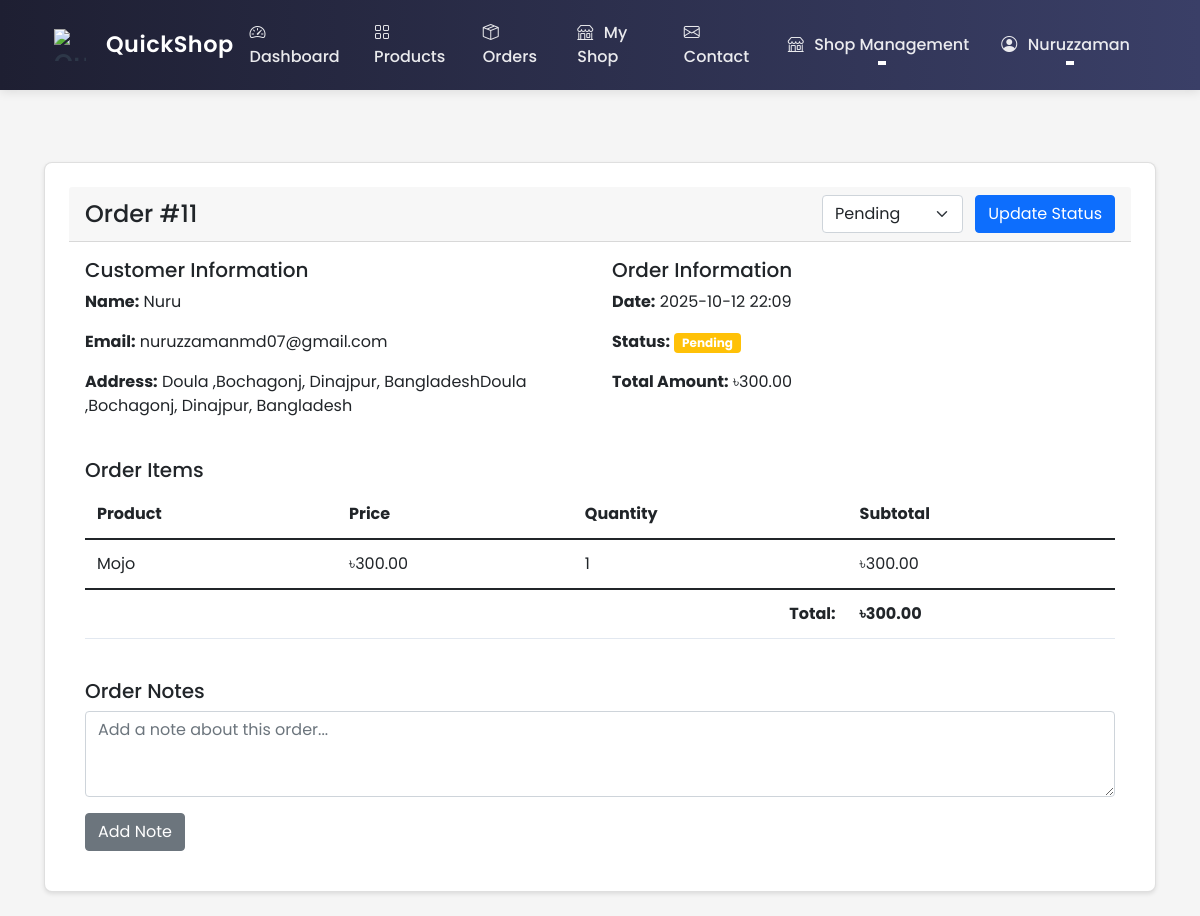
The app's page /shop/order/11/details (signed in) with its own data.
### ecommerce/models/user.py (models this page shows, shortened)
class User(UserMixin, db.Model):
    id = db.Column(db.Integer, primary_key=True)
    username = db.Column(db.String(80), unique=True, nullable=False)
    email = db.Column(db.String(120), unique=True, nullable=False)
    password_hash = db.Column(db.String(128))
    role = db.Column(db.String(20), nullable=False, default='user')  # user, shop_owner, delivery, admin
    phone = db.Column(db.String(20))  # Added phone number field
    location_lat = db.Column(db.Float)
    location_lng = db.Column(db.Float)
    address = db.Column(db.String(200))
    created_at = db.Column(db.DateTime, default=datetime.utcnow)
    updated_at = db.Column(db.DateTime, default=datetime.utcnow, onupdate=datetime.utcnow)
    is_active = db.Column(db.Boolean, default=True)
    email_notifications = db.Column(db.Boolean, default=True)
    orders = db.relationship('Order', lazy=True, foreign_keys='Order.customer_id')
    shop = db.relationship('Shop', backref='owner', lazy=True, uselist=False)
    deliveries = db.relationship('Order', backref='assigned_delivery_person', lazy=True,
                               foreign_keys='Order.delivery_person_id')
    @property
    def is_shop_owner(self):
        return self.role == 'shop_owner'

### ecommerce/models/order.py (models this page shows, shortened)
class Order(db.Model):
    id = db.Column(db.Integer, primary_key=True)
    customer_id = db.Column(db.Integer, db.ForeignKey('user.id'), nullable=False)
    shop_id = db.Column(db.Integer, db.ForeignKey('shop.id'), nullable=False)
    delivery_person_id = db.Column(db.Integer, db.ForeignKey('user.id'))
    status = db.Column(db.String(20), nullable=False, default='pending')
    confirmed = db.Column(db.Boolean, default=False)  # New column to track confirmation
    total_amount = db.Column(db.Float, nullable=False, default=0.0)
    delivery_fee = db.Column(db.Float, nullable=False, default=5.0)  # Default delivery fee
    delivery_address = db.Column(db.String(200), nullable=True)  # Made nullable
    delivery_lat = db.Column(db.Float, nullable=True)  # Made nullable for consistency
    delivery_lng = db.Column(db.Float, nullable=True)  # Made nullable for consistency
    created_at = db.Column(db.DateTime, default=datetime.utcnow)
    updated_at = db.Column(db.DateTime, default=datetime.utcnow, onupdate=datetime.utcnow)
    estimated_delivery_time = db.Column(db.DateTime)
    special_instructions = db.Column(db.Text)
    payment_method = db.Column(db.String(20), nullable=False, default='cod')  # cod, bkash, nagad, card
    payment_status = db.Column(db.String(20), nullable=False, default='pending')  # pending, paid, failed
    payment_details = db.Column(db.JSON)  # Store payment method specific details
    payment_transaction_id = db.Column(db.String(100))  # For online payments
    items = db.relationship('OrderItem', backref='order', lazy=True, cascade='all, delete-orphan')
    customer = db.relationship('User', foreign_keys=[customer_id])
    delivery_person = db.relationship('User', foreign_keys=[delivery_person_id], backref='delivery_orders')
    shop = db.relationship('Shop', foreign_keys=[shop_id], backref='orders')

class OrderItem(db.Model):
    id = db.Column(db.Integer, primary_key=True)
    order_id = db.Column(db.Integer, db.ForeignKey('order.id'), nullable=False)
    product_id = db.Column(db.Integer, db.ForeignKey('product.id'), nullable=False)
    quantity = db.Column(db.Integer, nullable=False)
    price = db.Column(db.Float, nullable=False)
    negotiated_price = db.Column(db.Float)
    product = db.relationship('Product', backref='order_items')

### ecommerce/models/shop.py (models this page shows, shortened)
class Product(db.Model):
    id = db.Column(db.Integer, primary_key=True)
    name = db.Column(db.String(100), nullable=False)
    description = db.Column(db.Text)
    price = db.Column(db.Float, nullable=False)
    stock = db.Column(db.Integer, nullable=False, default=0)
    shop_id = db.Column(db.Integer, db.ForeignKey('shop.id'), nullable=False)
    category = db.Column(db.String(50))  # Add category field
    created_at = db.Column(db.DateTime, default=datetime.utcnow)
    images = db.relationship('Image', lazy=True,
                           foreign_keys='Image.product_id',
                           cascade="all, delete-orphan",
                           backref=db.backref('product_ref', lazy=True))
    rating = db.Column(db.Float, default=0.0)  # Average rating
    rating_count = db.Column(db.Integer, default=0)  # Number of ratings
    reviews = db.relationship(Review, backref='product', lazy=True)
    min_price = db.Column(db.Float)  # Minimum acceptable price
    max_discount_percentage = db.Column(db.Float, default=20.0)  # Maximum allowed discount
    continue_iteration = db.Column(db.Boolean, default=False)  # Whether to continue negotiation after max discount

### ecommerce/routes/shop.py (the view)
@shop_bp.route('/order/<int:order_id>/details')
@login_required
@shop_owner_required
def order_details(order_id):
    order = Order.query.get_or_404(order_id)
    if order.shop_id != current_user.shop.id:
        flash('Access denied.', 'error')
        return redirect(url_for('shop.orders'))
    order_status_colors = {
        'pending': 'warning',
        'confirmed': 'info',
        'delivering': 'primary',
        'completed': 'success',
        'cancelled': 'danger'
    }
    return render_template('shop/order_details.html', order=order, order_status_colors=order_status_colors)

### ecommerce/templates/shop/order_details.html (shortened to what this page needs)
{% extends "base.html" %}
{% block content %}
<div class="container mt-4">
    <div class="card">
        <div class="card-header d-flex justify-content-between align-items-center">
            <h4 class="mb-0">Order #{{ order.id }}</h4>
            <div>
                <form method="POST" action="{{ url_for('shop.update_order_status', order_id=order.id) }}" class="d-inline">
                    <select name="status" class="form-select d-inline-block w-auto me-2">
                        <option value="pending" {% if order.status == 'pending' %}selected{% endif %}>Pending</option>
                    </select>
                    <button type="submit" class="btn btn-primary">Update Status</button>
                </form>
            </div>
        </div>
        <div class="card-body">
            <div class="row mb-4">
                <div class="col-md-6">
                    <h5>Customer Information</h5>
                    <p><strong>Name:</strong> {{ order.customer.username }}</p>
                    <p><strong>Email:</strong> {{ order.customer.email }}</p>
                    <p><strong>Address:</strong> {{ order.delivery_address }}</p>
                </div>
                <div class="col-md-6">
                    <h5>Order Information</h5>
                    <p><strong>Date:</strong> {{ order.created_at.strftime('%Y-%m-%d %H:%M') }}</p>
                    <p><strong>Status:</strong> <span class="badge bg-{{ order_status_colors[order.status] }}">{{ order.status|title }}</span></p>
                    <p><strong>Total Amount:</strong> ৳{{ "%.2f"|format(order.total_amount) }}</p>
                </div>
            </div>
            <h5>Order Items</h5>
            <div class="table-responsive">
                <table class="table">
                    <thead>
                        <tr>
                            <th>Product</th>
                            <th>Price</th>
                            <th>Quantity</th>
                            <th>Subtotal</th>
                        </tr>
                    </thead>
                    <tbody>
                        {% for item in order.items %}
                        <tr>
                            <td>{{ item.product.name }}</td>
                            <td>৳{{ "%.2f"|format(item.price) }}</td>
                            <td>{{ item.quantity }}</td>
                            <td>৳{{ "%.2f"|format(item.price * item.quantity) }}</td>
                        </tr>
                        {% endfor %}
                    </tbody>
                    <tfoot>
                        <tr>
                            <td colspan="3" class="text-end"><strong>Total:</strong></td>
                            <td><strong>৳{{ "%.2f"|format(order.total_amount) }}</strong></td>
                        </tr>
                    </tfoot>
                </table>
            </div>
            <div class="mt-4">
                <h5>Order Notes</h5>
                <form method="POST" action="{{ url_for('shop.add_order_note', order_id=order.id) }}">
                    <div class="mb-3">
                        <textarea class="form-control" name="note" rows="3" placeholder="Add a note about this order..."></textarea>
                    </div>
                    <button type="submit" class="btn btn-secondary">Add Note</button>
                </form>
            </div>
        </div>
    </div>
</div>
{% endblock %}

### ecommerce/templates/base.html (shortened to what this page needs)
<!DOCTYPE html>
<html lang="en">
<head>
    <link href="https://cdn.jsdelivr.net/npm/bootstrap@5.1.3/dist/css/bootstrap.min.css" rel="stylesheet">
    <link rel="stylesheet" href="https://cdn.jsdelivr.net/npm/bootstrap-icons@1.7.2/font/bootstrap-icons.css">
    <link rel="stylesheet" href="{{ url_for('static', filename='css/style.css') }}">
</head>
<body class="d-flex flex-column min-vh-100">
    <nav class="navbar navbar-expand-lg navbar-light">
        <div class="container">
            <a class="logo" href="{{ url_for('main.index') }}">
                <span class="logo-icon">
                    <img src="https://cdn-icons-png.flaticon.com/512/1162/1162456.png" alt="QuickShop" style="width: 32px; height: 32px;">
                </span>
                <span class="logo" style="color: #ffffff; font-size: 1.4rem; font-weight: 600; margin-left: 8px;">QuickShop</span>
            </a>
            <div class="collapse navbar-collapse" id="navbarNav">
                <ul class="navbar-nav me-auto">
                    {% if not current_user.is_authenticated %}
                    <li class="nav-item">
                        <a class="nav-link" href="{{ url_for('main.index') }}">
                            <i class="bi bi-house-door"></i> Home
                        </a>
                    </li>
            <li class="nav-item">
                <a class="nav-link" href="{{ url_for('shop.index') }}" </a>
                    <i class="bi bi-info-circle"></i> Shop Now
                </a>
            </li>
                    <li class="nav-item">
                        <a class="nav-link" href="{{ url_for('main.about') }}">
                            <i class="bi bi-info-circle"></i> About QuickShop
                        </a>
                    </li>
                    {% elif current_user.is_authenticated and current_user.role == 'shop_owner' %}
                    <li class="nav-item">
                        <a class="nav-link" href="{{ url_for('shop.dashboard') }}">
                            <i class="bi bi-speedometer2"></i> Dashboard
                        </a>
                    </li>
                    <li class="nav-item">
                        <a class="nav-link" href="{{ url_for('shop.manage') }}">
                            <i class="bi bi-grid"></i> Products
                        </a>
                    </li>
                    <li class="nav-item">
                        <a class="nav-link" href="{{ url_for('shop.orders') }}">
                            <i class="bi bi-box-seam"></i> Orders
                        </a>
                    </li>
                    {% if current_user.shop %}
                    <li class="nav-item">
                        <a class="nav-link" href="{{ url_for('shop.about', shop_id=current_user.shop.id) }}">
                            <i class="bi bi-shop"></i> My Shop
                        </a>
                    </li>
                    {% endif %}
                    {% endif %}
                    <li class="nav-item">
                        <a class="nav-link" href="{{ url_for('main.contact_page') }}">
                            <i class="bi bi-envelope"></i> Contact
                        </a>
                    </li>
                </ul>
                <ul class="navbar-nav ms-auto">
                    {% if current_user.is_authenticated %}
                        {% if current_user.role == 'admin' %}
                        <li class="nav-item">
                            <a class="nav-link" href="{{ url_for('admin.dashboard') }}">
                                <i class="bi bi-speedometer2"></i> Admin Panel
                            </a>
                        </li>
                        <li class="nav-item dropdown">
                            <a class="nav-link dropdown-toggle" href="#" role="button" data-bs-toggle="dropdown">
                                <i class="bi bi-gear"></i> Manage
                            </a>
                            <ul class="dropdown-menu">
                                <li>
                                    <a class="dropdown-item" href="{{ url_for('admin.orders') }}">
                                        <i class="bi bi-box-seam"></i> Orders
                                    </a>
                                </li>
                                <li>
                                    <a class="dropdown-item" href="{{ url_for('admin.manage_shops') }}">
                                        <i class="bi bi-shop"></i> Shops
                                    </a>
                                </li>
                                <li>
                                    <a class="dropdown-item" href="{{ url_for('admin.manage_delivery') }}">
                                        <i class="bi bi-truck"></i> Delivery
                                    </a>
                                </li>
                                <li>
                                    <a class="dropdown-item" href="{{ url_for('admin.settings') }}">
                                        <i class="bi bi-gear"></i> Settings
                                    </a>
                                </li>
                            </ul>
                        </li>
                        {% elif current_user.role == 'shop_owner' %}
                        <li class="nav-item dropdown">
                            <a class="nav-link dropdown-toggle" href="#" role="button" data-bs-toggle="dropdown">
                                <i class="bi bi-shop"></i> Shop Management
                            </a>
                        </li>
                        {% endif %}
                        <li class="nav-item dropdown">
                            <a class="nav-link dropdown-toggle" href="#" role="button" data-bs-toggle="dropdown">
                                <i class="bi bi-person-circle"></i> {{ current_user.username }}
                            </a>
                        </li>
                    {% endif %}
                </ul>
            </div>
        </div>
    </nav>
    <div class="flash-messages-container">
    </div>
    <main class="flex-shrink-0">
        {% block content %}{% endblock %}
    </main>
</body>
</html>

### records on screen
User: username "Nuruzzaman"
Order: id "11", status "Pending", delivery_address "Doula ,Bochagonj, Dinajpur, BangladeshDoula ,Bochagonj, Dinajpur, Bangladesh", created_at "2025-10-12 22:09", total_amount "300.00"
User: customer.username "Nuru", customer.email "nuruzzamanmd07@gmail.com"
OrderItem: product.name "Mojo", price "300.00", quantity "1", item.price*item.quantity "300.00"
